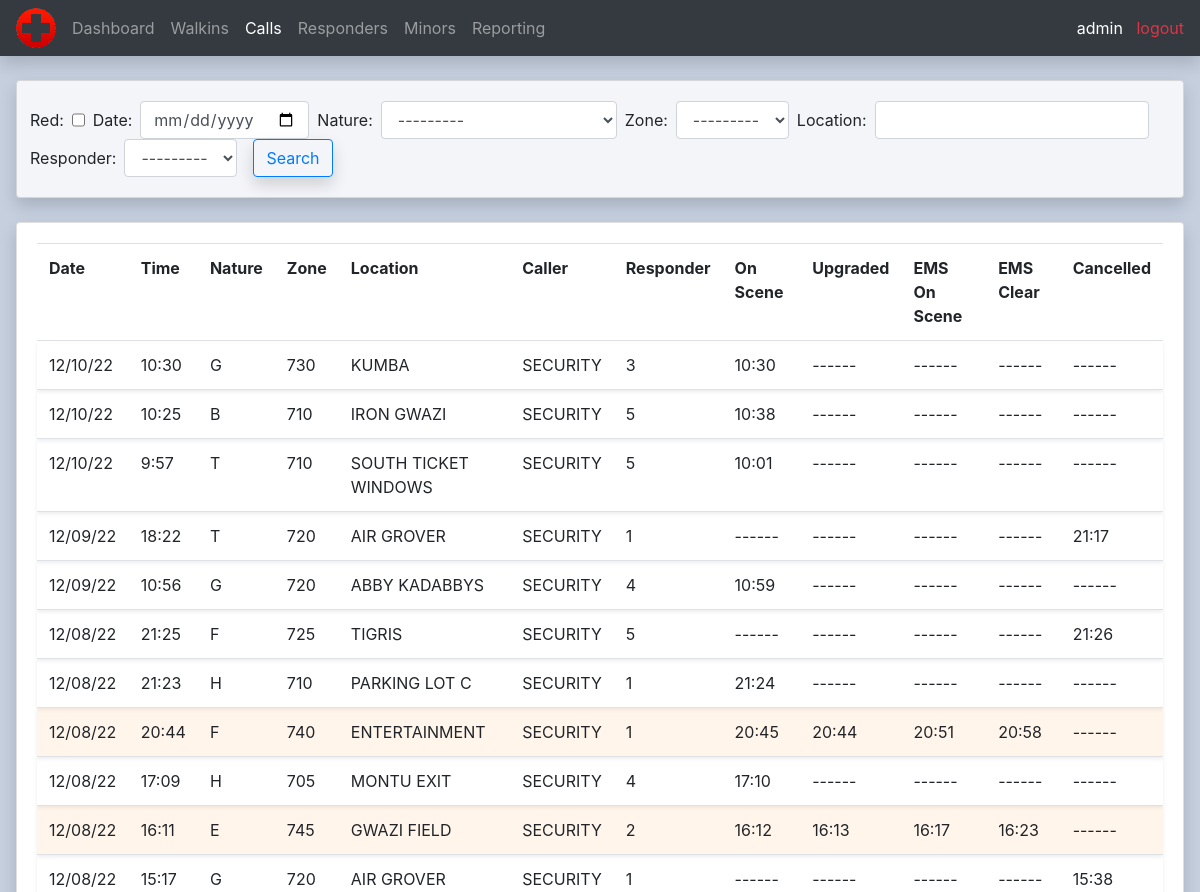
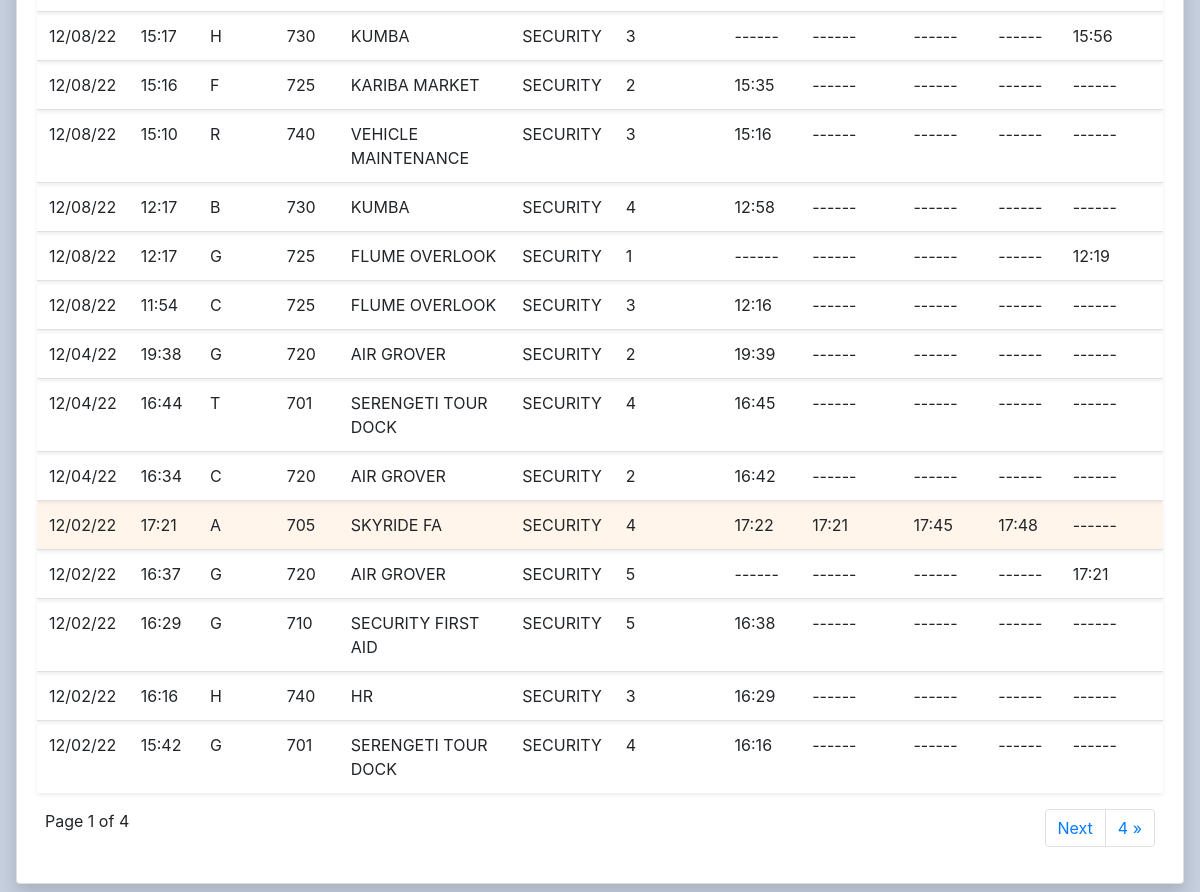
Page /calls/ (signed in) on the committed database (2 pictures, top to bottom).
### calls/models.py (models this page shows, shortened)
class Call(models.Model):
    CALL_TYPES = (
        ('A', 'A - ALLERGIC REACTION'),
        ('B', 'B - BITE/STING'),
        ('C', 'C - CARDIAC'),
        ('E', 'E - EXPOSURE'),
        ('F', 'F - FAINT'),
        ('G', 'G - GUEST ASSISTANCE'),
        ('H', 'H - HEAT RELATED'),
        ('I', 'I - ILLNESS'),
        ('R', 'R - RESPIRATORY'),
        ('T', 'T - TRAUMA'),
        ('U', 'U - UNKNOWN'),
        ('X', 'X - SEIZURE')
    )
    ZONES = (
        ('701', '701'),
        ('705', '705'),
        ('710', '710'),
        ('720', '720'),
        ('725', '725'),
        ('730', '730'),
        ('740', '740'),
        ('745', '745'),
    )
    datetime = models.DateTimeField(auto_now_add=True, null=True)
    nature = models.CharField(max_length=100, null=True, choices=CALL_TYPES)
    responder = models.ForeignKey(Responder, on_delete=models.SET_NULL, null=True)
    red = models.BooleanField(default=False, blank=True, null=True)
    zone = models.CharField(max_length=100, choices=ZONES, default='701', null=True)
    location = models.CharField(max_length=100, null=True)
    caller = models.CharField(max_length=100,default="SECURITY", null=True)
    on_scene_time = models.TimeField(default=None, blank=True, null=True)
    upgrade_time = models.TimeField(default=None, blank=True, null=True)
    ems_on_scene_time = models.TimeField(default=None, blank=True, null=True)
    ems_clear_scene_time = models.TimeField(default=None, blank=True, null=True)
    cancel_time = models.TimeField(default=None, blank=True, null=True)

### calls/decorators.py (the view)
        def wrapper_func(request, *args, **kwargs):
            group = None
            if request.user.groups.exists():
                group = request.user.groups.all()[0].name
            if group in allowed_roles:
                return view_func(request, *args, **kwargs)
            else:
                return HttpResponse('You are not authorized to view this page')

### calls/models.py (called while the page is built)
    def __str__(self):
        return self.firstname

### calls/views.py (called while the page is built)
@login_required(login_url='login')
@allowed_users(allowed_roles=['Admin', 'Supervisors'])
def allCalls(request):
    calls = Call.objects.all().order_by('-datetime').values()
    callFilter = CallFilter(request.GET, queryset=calls)
    calls = callFilter.qs
    paginator = Paginator(calls, 25)
    page_number = request.GET.get('page')
    page_obj = Paginator.get_page(paginator, page_number)
    context = {
            'calls': calls,
            'callFilter': callFilter,
            'page_obj': page_obj,
            }
    return render(request, 'calls/all_calls.html', context)

### calls/templates/calls/all_calls.html (shortened to what this page needs)
{%  extends 'calls/main.html' %}
{% block content %}
<br>
<div class="row">
	<div class="col-md ml-3 mr-3">
		<div class="card card-body gray shadow">
			<div class="row">
				<form method="get" class="form-inline ml-2" id="call-filter-form">
					{{ callFilter.form }}
					<button class="btn btn-outline-primary ml-2 shadow" type="submit">Search</button>
				</form>
			</div>
		</div>
		<br>
		<div class="card card-body mb-2 shadow">
			<table class="table">
				<tr>
					<th>Date</th>
					<th>Time</th>
					<th>Nature</th>
					<th>Zone</th>
                    <th>Location</th>
                    <th>Caller</th>
                    <th>Responder</th>
					<th>On Scene</th>
                    <th>Upgraded</th>
                    <th>EMS On Scene</th>
                    <th>EMS Clear</th>
					<th>Cancelled</th>
				</tr>
				{% for call in page_obj %}
					<tr class="shadow-sm {% if call.upgrade_time %}orange-less{% endif %}">
						<td>{{ call.datetime|date:"m/d/y" }}</td>
						<td>{{ call.datetime|time:"G:i" }}</td>
						<td>{{ call.nature }}</td>
						<td>{{ call.zone }}</td>
                        <td>{{ call.location }}</td>
                        <td>{{ call.caller }}</td>
						<td>{{ call.responder_id }}</td>
						<td>{% if call.on_scene_time %}{{ call.on_scene_time|time:"G:i" }}{% else %}------{% endif %}</td>
                        <td>{% if call.upgrade_time %}{{ call.upgrade_time|time:"G:i" }}{% else %}------{% endif %}</td>
                        <td>{% if call.ems_on_scene_time %}{{ call.ems_on_scene_time|time:"G:i" }}{% else %}------{% endif %}</td>
                        <td>{% if call.ems_clear_scene_time %}{{ call.ems_clear_scene_time|time:"G:i" }}{% else %}------{% endif %}</td>
						<td>{% if call.cancel_time %}{{ call.cancel_time|time:"G:i" }}{% else %}------{% endif %}</td>
					</tr>
				{% endfor %}
			</table>
			<div class="row ml-2 mr-2">
				<p>Page {{ page_obj.number }} of {{ page_obj.paginator.num_pages}}</p>
				<ul class="pagination align-right float-right ml-auto">
					{% if page_obj.has_next %}
					<li class="page-item"> <a class="page-link" href="?page={{ page_obj.next_page_number }}">Next</a></li>
					<li class="page-item"> <a class="page-link" href="?page={{ page_obj.paginator.num_pages }}">{{ page_obj.paginator.num_pages}} &raquo;</a></li>
					{% endif %}
				</ul>
			</div>
		</div>
	</div>
</div>
{% endblock content %}

### calls/templates/calls/navbar.html (shortened to what this page needs)
{% load static %}
<nav class="navbar navbar-expand-lg navbar-dark bg-dark shadow">
  <img src="{% static 'images/logo.png' %}" id="logo" class="mr-2">
  <div class="collapse navbar-collapse" id="navbarNav">
    {% with url_name=request.resolver_match.url_name %}
    <ul class="navbar-nav">
      <li class="nav-item {% if url_name == 'home' %}active{% endif%}">
        <a class="nav-link" href="{% url 'home' %}">Dashboard</a>
      </li>
      <li class="nav-item {% if url_name == 'all_walkins' %}active{% endif%}">
        <a class="nav-link" href="{% url 'all_walkins' %}">Walkins</a>
      </li>
      <li class="nav-item {% if url_name == 'all_calls' %}active{% endif%}">
        <a class="nav-link" href="{% url 'all_calls' %}">Calls</a>
      </li>
      <li class="nav-item {% if url_name == 'all_responders' %}active{% endif%}">
        <a class="nav-link" href="{% url 'all_responders' %}">Responders</a>
      </li>
      <li class="nav-item {% if url_name == 'all_minors' %}active{% endif%}">
        <a class="nav-link" href="{% url 'all_minors' %}">Minors</a>
      </li>
      <li class="nav-item {% if url_name == 'reporting' %}active{% endif%}">
        <a class="nav-link" href="{% url 'reporting' %}">Reporting</a>
      </li>
    </ul>
    {% endwith %}
  </div>
  <div>
    <span><a class="text-white">{{ request.user }}</a></span>
    <span><a class="text-danger" href="{% url 'logout' %}">&nbsp logout</a></span>
  </div>
</nav>

### static/css/main.css (style rules this page uses)
body { background-color: #c5cfde; }
.orange-less { background-color: rgba(255, 159, 64, 0.1); }
.gray { background-color: #f4f5f8; }

### rows in the picture
Call: datetime "12/10/22", datetime "10:30", nature "G", zone "730", location "KUMBA", caller "SECURITY", responder_id "3", on_scene_time "10:30"
Call: datetime "12/10/22", datetime "10:25", nature "B", zone "710", location "IRON GWAZI", caller "SECURITY", responder_id "5", on_scene_time "10:38"
Call: datetime "12/10/22", datetime "9:57", nature "T", zone "710", location "SOUTH TICKET WINDOWS", caller "SECURITY", responder_id "5", on_scene_time "10:01"
Call: datetime "12/09/22", datetime "18:22", nature "T", zone "720", location "AIR GROVER", caller "SECURITY", responder_id "1", cancel_time "21:17"
Call: datetime "12/09/22", datetime "10:56", nature "G", zone "720", location "ABBY KADABBYS", caller "SECURITY", responder_id "4", on_scene_time "10:59"
Call: datetime "12/08/22", datetime "21:25", nature "F", zone "725", location "TIGRIS", caller "SECURITY", responder_id "5", cancel_time "21:26"
Call: datetime "12/08/22", datetime "21:23", nature "H", zone "710", location "PARKING LOT C", caller "SECURITY", responder_id "1", on_scene_time "21:24"
Call: datetime "12/08/22", datetime "20:44", nature "F", zone "740", location "ENTERTAINMENT", caller "SECURITY", responder_id "1", on_scene_time "20:45", upgrade_time "20:44", ems_on_scene_time "20:51", ems_clear_scene_time "20:58"
Call: datetime "12/08/22", datetime "17:09", nature "H", zone "705", location "MONTU EXIT", caller "SECURITY", responder_id "4", on_scene_time "17:10"
Call: datetime "12/08/22", datetime "16:11", nature "E", zone "745", location "GWAZI FIELD", caller "SECURITY", responder_id "2", on_scene_time "16:12", upgrade_time "16:13", ems_on_scene_time "16:17", ems_clear_scene_time "16:23"
Call: datetime "12/08/22", datetime "15:17", nature "G", zone "720", location "AIR GROVER", caller "SECURITY", responder_id "1", cancel_time "15:38"
Call: datetime "12/08/22", datetime "15:17", nature "H", zone "730", location "KUMBA", caller "SECURITY", responder_id "3", cancel_time "15:56"
Call: datetime "12/08/22", datetime "15:16", nature "F", zone "725", location "KARIBA MARKET", caller "SECURITY", responder_id "2", on_scene_time "15:35"
Call: datetime "12/08/22", datetime "15:10", nature "R", zone "740", location "VEHICLE MAINTENANCE", caller "SECURITY", responder_id "3", on_scene_time "15:16"
Call: datetime "12/08/22", datetime "12:17", nature "B", zone "730", location "KUMBA", caller "SECURITY", responder_id "4", on_scene_time "12:58"
Call: datetime "12/08/22", datetime "12:17", nature "G", zone "725", location "FLUME OVERLOOK", caller "SECURITY", responder_id "1", cancel_time "12:19"
Call: datetime "12/08/22", datetime "11:54", nature "C", zone "725", location "FLUME OVERLOOK", caller "SECURITY", responder_id "3", on_scene_time "12:16"
Call: datetime "12/04/22", datetime "19:38", nature "G", zone "720", location "AIR GROVER", caller "SECURITY", responder_id "2", on_scene_time "19:39"
Call: datetime "12/04/22", datetime "16:44", nature "T", zone "701", location "SERENGETI TOUR DOCK", caller "SECURITY", responder_id "4", on_scene_time "16:45"
Call: datetime "12/04/22", datetime "16:34", nature "C", zone "720", location "AIR GROVER", caller "SECURITY", responder_id "2", on_scene_time "16:42"
Call: datetime "12/02/22", datetime "17:21", nature "A", zone "705", location "SKYRIDE FA", caller "SECURITY", responder_id "4", on_scene_time "17:22", upgrade_time "17:21", ems_on_scene_time "17:45", ems_clear_scene_time "17:48"
Call: datetime "12/02/22", datetime "16:37", nature "G", zone "720", location "AIR GROVER", caller "SECURITY", responder_id "5", cancel_time "17:21"
Call: datetime "12/02/22", datetime "16:29", nature "G", zone "710", location "SECURITY FIRST AID", caller "SECURITY", responder_id "5", on_scene_time "16:38"
Call: datetime "12/02/22", datetime "16:16", nature "H", zone "740", location "HR", caller "SECURITY", responder_id "3", on_scene_time "16:29"
Call: datetime "12/02/22", datetime "15:42", nature "G", zone "701", location "SERENGETI TOUR DOCK", caller "SECURITY", responder_id "4", on_scene_time "16:16"

### other values in the picture
{{ request.user }} "admin"
{{ page_obj.number }} "1"
{{ page_obj.paginator.num_pages }} "4"
